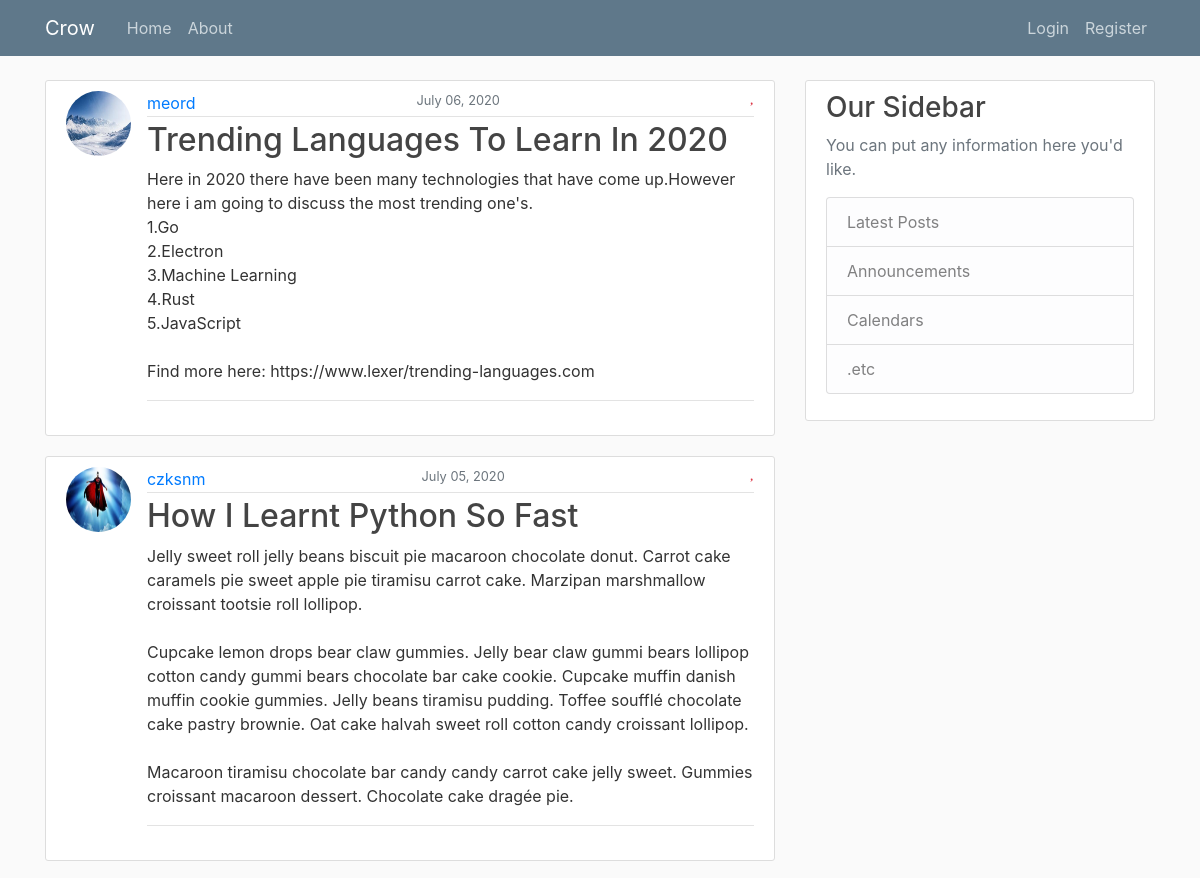
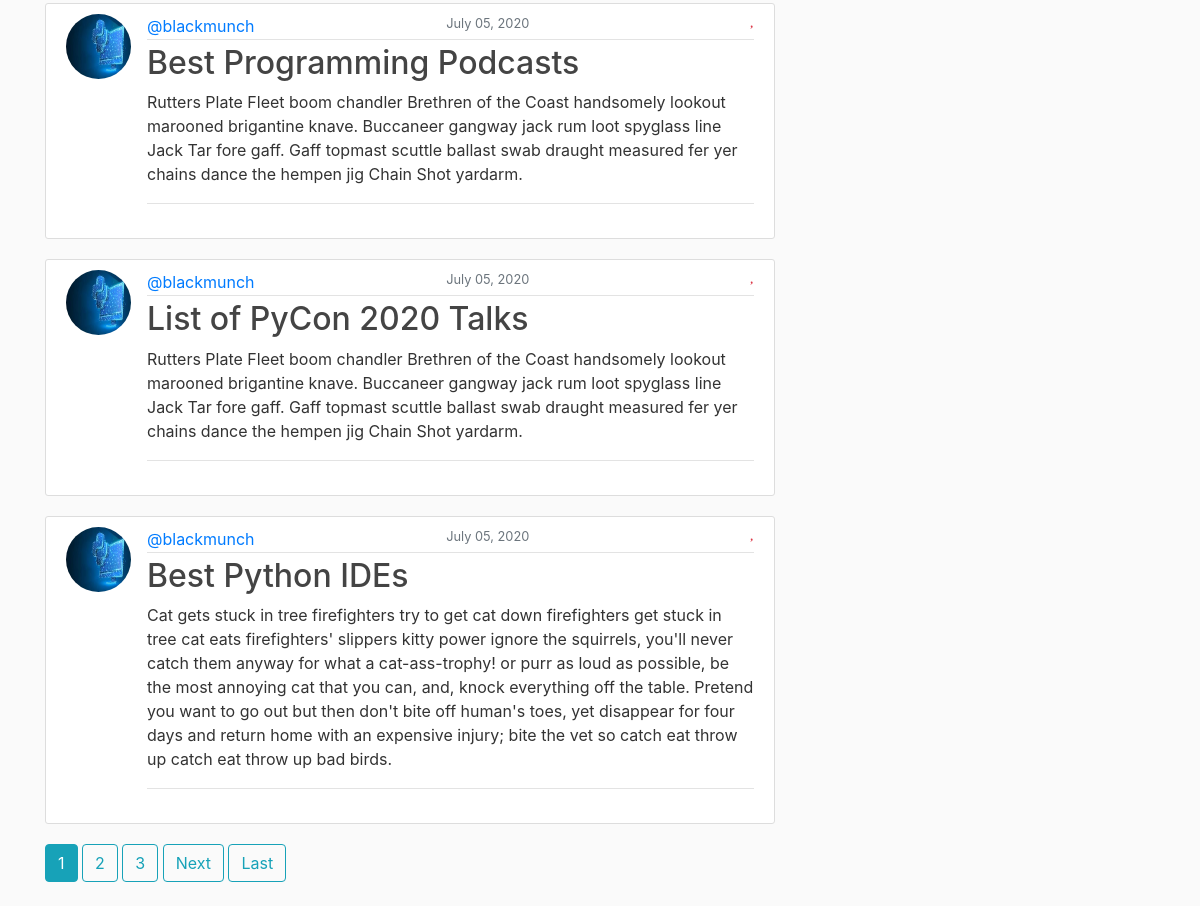
The page / on the database its author committed (2 pictures, top to bottom).
### blog/models.py (models this page shows, shortened)
class Post(models.Model):
    title = models.CharField(max_length=100)
    content = models.TextField()
    date_posted = models.DateTimeField(default=timezone.now)
    author = models.ForeignKey(User, on_delete=models.CASCADE)

### users/models.py (models this page shows, shortened)
class Profile(models.Model):
    user = models.OneToOneField(User, on_delete=models.CASCADE)
    image = models.ImageField(default='default.jpg', upload_to='profile_pics')

### blog/views.py (the view)
# urls.py: path('', PostListView.as_view(), name="blog-home"),
class PostListView(ListView):
    model = Post
    template_name = 'blog/home.html'
    context_object_name = 'posts'
    ordering = ['-date_posted']
    paginate_by = 5

### blog/templates/blog/home.html (shortened to what this page needs)
{% extends "blog/base.html" %} {% block content %}
{% for post in posts %}
<article class="media content-section">
  <img
    class="rounded-circle article-img"
    src="{{ post.author.profile.image.url }}"
    alt="profile pic"
  />
  <div class="media-body">
    <div class="article-metadata">
      <a href="{% url 'user-posts' post.author.username %}" class="mr-2">{{ post.author }}</a>
      <small class="text-muted">{{ post.date_posted|date:"F d, Y" }}</small>
      <div class="favs-items">
        <i class="fas fa-heart fa-sm text-danger" id="favs"></i>
        <i class="fas fa-thumbs-up text-primary mr-4" id="favs"></i>
      </div>
    </div>
    <div class="post-content">
      <h2>
        <a href="{% url 'post-detail' post.id %}" class="article-title"
          >{{ post.title }}</a
        >
      </h2>
      <p class="article-content">{{ post.content }}</p>
    </div>
    <i class="fas fa-comment-dots fa-lg mt-2 text-success" id="comment-icon"></i>
  </div>
</article>
{% endfor %}
  {% if is_paginated %}
    {% for num in page_obj.paginator.page_range %}
      {% if page_obj.number == num %}
        <a class="btn btn-info mb-4" href="?page={{ num }}">{{ num }}</a>
      {% elif num > page_obj.number|add:'-3' and num < page_obj.number|add:'3' %}
        <a class="btn btn-outline-info mb-4" href="?page={{ num }}">{{ num }}</a>
      {% endif %}
    {% endfor %}
    {% if page_obj.has_next %}
      <a class="btn btn-outline-info mb-4" href="?page={{ page_obj.next_page_number }}">Next</a>
      <a class="btn btn-outline-info mb-4" href="?page={{ page_obj.paginator.num_pages }}">Last</a>
    {% endif %}
  {% endif %}
{% endblock content %}

### blog/templates/blog/base.html (shortened to what this page needs)
{%  load static %}
<!DOCTYPE html>
<html lang="en">
<head>
    <link rel="stylesheet" href="{% static 'blog/bootstrap/css/bootstrap.min.css' %}">
    <link rel="stylesheet" type="text/css" href="{% static 'blog/css/style.css' %}">
    <link rel="stylesheet" href="{% static '/blog/fontawesome/css/all.min.css' %}">
</head>
<body>
    <header class="site-header">
        <nav class="navbar navbar-expand-md navbar-dark bg-steel fixed-top">
            <div class="container">
                <a href="{% url 'blog-home' %}" class="navbar-brand mr-4">Crow</a>
                <div class="collapse navbar-collapse" id="navbarToggle">
                    <div class="navbar-nav mr-auto">
                        <a href="{% url 'blog-home' %}" class="nav-item nav-link">Home</a>
                        <a href="{% url 'blog-about' %}" class="nav-item nav-link">About</a>
                    </div>
                    <div class="navbar-nav">
                        {% if user.is_authenticated %}
                            <i class="fas fa-search fa-lg mt-3 mr-2 text-primary" id="search-icon"></i>
                            <form method="get" class="search-bar" action="{% url 'search-results' %}">
                                <div class="form-group mr-2 mb-0">
                                    <input type="text" name="q" class="form-control form-control-sm bg-light text-secondary search-bar-bar"
                                        placeholder="Search...">
                                </div>
                            </form>
                            <a href="{% url 'post-create' %}" class="nav-item nav-link">New Post</a>
                            <a href="{% url 'profile' %}" class="nav-item nav-link">Profile</a>
                            <a href="{% url 'logout' %}" class="nav-item nav-link">Logout</a>
                        {% else %}
                            <a href="{% url 'login' %}" class="nav-item nav-link">Login</a>
                            <a href="{% url 'register' %}" class="nav-item nav-link">Register</a>
                        {% endif %}
                    </div>
                </div>
            </div>
        </nav>
    </header>
    <main role="main" class="container">
        <div class="row">
            <div class="col-md-8">
                {% block content %}{% endblock %}
            </div>
            <div class="col-md-4">
                <div class="content-section">
                    <h3>Our Sidebar</h3>
                    <p class="text-muted">You can put any information here you'd like.
                        <ul class="list-group">
                            <li class="list-group-item list-group-item-light">Latest Posts</li>
                            <li class="list-group-item list-group-item-light">Announcements</li>
                            <li class="list-group-item list-group-item-light">Calendars</li>
                            <li class="list-group-item list-group-item-light">.etc</li>
                        </ul>
                    </p>
                </div>
            </div>
        </div>
    </main>
</body>
</html>

### blog/static/blog/css/style.css (style rules this page uses)
body { background: #fafafa; color: #333333; margin-top: 5rem; }
h1, h2, h3, h4, h5, h6 { color: #444444; }
ul { margin: 0; }
.bg-steel { background-color: #5f788a; }
.site-header .navbar-nav .nav-link { color: #cbd5db; }
.content-section { background: #ffffff; padding: 10px 20px; border: 1px solid #dddddd; border-radius: 3px; margin-bottom: 20px; }
.article-title { color: #444444; }
.article-content { white-space: pre-line; }
.article-img { height: 65px; width: 65px; margin-right: 16px; }
.article-metadata { padding-bottom: 1px; margin-bottom: 4px; border-bottom: 1px solid #e3e3e3; display: flex; flex-direction: row; justify-content: space-between; }
#comment-icon { cursor: pointer; display: flex; flex-direction: row-reverse; }
.post-content { padding-bottom: 1px; margin-bottom: 4px; border-bottom: 1px solid #e3e3e3; }
.favs-items { display: flex; flex-direction: row-reverse; justify-content: flex-start; }
#favs { display: flex; flex-direction: row-reverse; cursor: pointer; }

### rows shown on the page
Post: author.profile.image (placeholder picture), author "meord", date_posted "July 06, 2020", title "Trending Languages To Learn In 2020", content "Here in 2020 there have been many technologies that have come up.However here i am going to discuss the most trending one's. 1.Go 2.Electron 3.Machine Learning 4.Rust 5.JavaScript Find more here: https://www.lexer/trending-languages.com"
Post: author.profile.image (picture), author "czksnm", date_posted "July 05, 2020", title "How I Learnt Python So Fast", content "Jelly sweet roll jelly beans biscuit pie macaroon chocolate donut. Carrot cake caramels pie sweet apple pie tiramisu carrot cake. Marzipan marshmallow croissant tootsie roll lollipop. Cupcake lemon drops bear claw gummies. Jelly bear claw gummi bears lollipop cotton candy gummi bears chocolate bar cake cookie. Cupcake muffin danish muffin cookie gummies. Jelly beans tiramisu pudding. Toffee soufflé chocolate cake pastry brownie. Oat cake halvah sweet roll cotton candy croissant lollipop. Macaroon tiramisu chocolate bar candy candy carrot cake jelly sweet. Gummies croissant macaroon dessert. Chocolate cake dragée pie."
Post: author.profile.image (picture), author "@blackmunch", date_posted "July 05, 2020", title "Best Programming Podcasts", content "Rutters Plate Fleet boom chandler Brethren of the Coast handsomely lookout marooned brigantine knave. Buccaneer gangway jack rum loot spyglass line Jack Tar fore gaff. Gaff topmast scuttle ballast swab draught measured fer yer chains dance the hempen jig Chain Shot yardarm."
Post: author.profile.image (picture), author "@blackmunch", date_posted "July 05, 2020", title "List of PyCon 2020 Talks", content "Rutters Plate Fleet boom chandler Brethren of the Coast handsomely lookout marooned brigantine knave. Buccaneer gangway jack rum loot spyglass line Jack Tar fore gaff. Gaff topmast scuttle ballast swab draught measured fer yer chains dance the hempen jig Chain Shot yardarm."
Post: author.profile.image (picture), author "@blackmunch", date_posted "July 05, 2020", title "Best Python IDEs", content "Cat gets stuck in tree firefighters try to get cat down firefighters get stuck in tree cat eats firefighters' slippers kitty power ignore the squirrels, you'll never catch them anyway for what a cat-ass-trophy! or purr as loud as possible, be the most annoying cat that you can, and, knock everything off the table. Pretend you want to go out but then don't bite off human's toes, yet disappear for four days and return home with an expensive injury; bite the vet so catch eat throw up catch eat throw up bad birds."

### other values the page prints
{{ num }} "1"
{{ num }} "2" "3"
